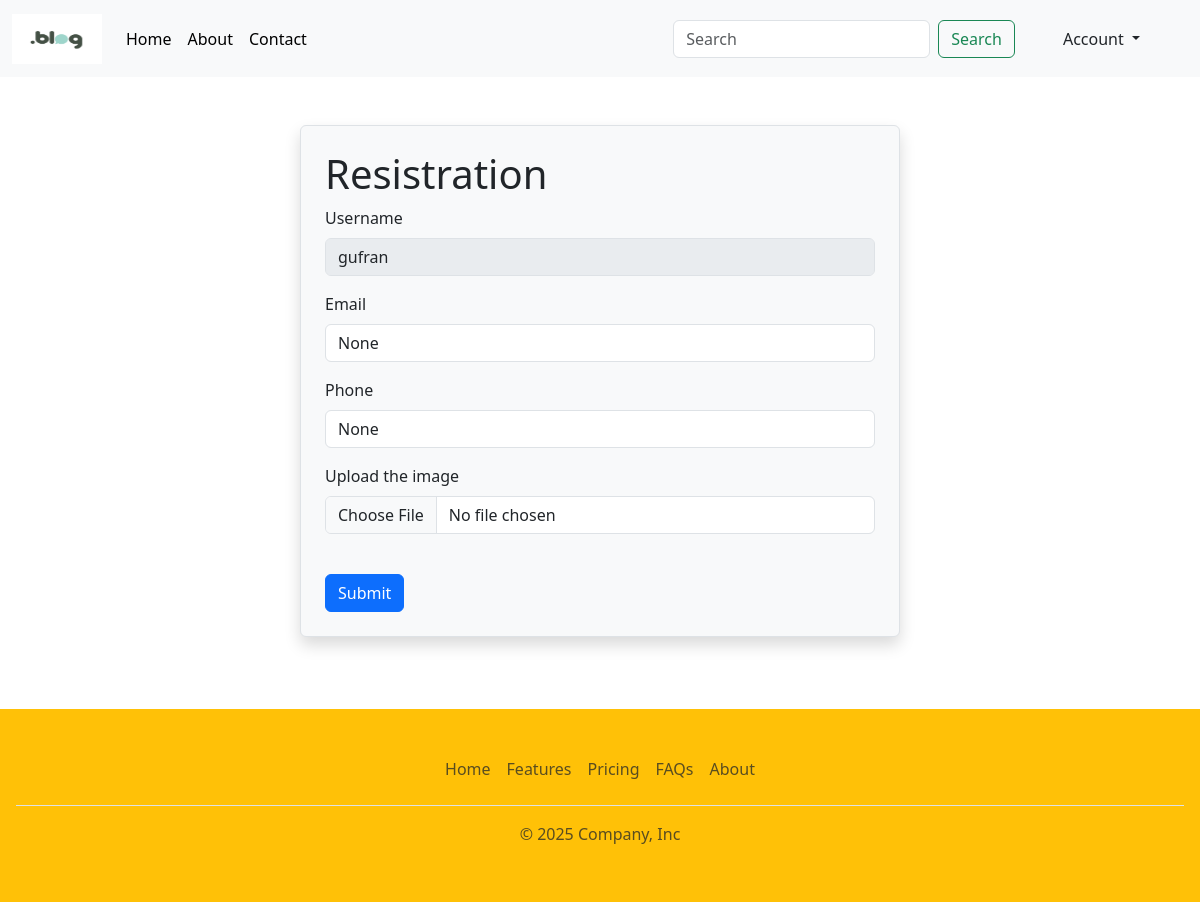
The page /edit-profile (signed in) on the database its author committed.
### models.py (models this page shows)
class User(db.Model,UserMixin):
    id= db.Column(db.Integer,primary_key=True)
    username= db.Column(db.String(50),unique=True,nullable=False)
    password= db.Column(db.String(50),nullable=False)
    email = db.Column(db.String(120), unique=True, nullable=True, default= '')  # New
    phone = db.Column(db.String(15), unique=True, nullable=True,default= '')    # New
    image = db.Column(db.String(100), nullable=True,default='default.jpg')
    blogs = db.relationship('Blog', backref='author', lazy=True)

### app.py (the view, shortened to what this page needs)
@app.route('/edit-profile',methods= ['GET','POST'])
def edit_profile():
    profile= db.session.get(User,current_user.id)
    return render_template("edit_profile.html",profile=profile)

### app.py (called while the page is built)
@login_manager.user_loader
def load_user(user_id):
    return User.query.get(int(user_id))

### templates/edit_profile.html
{% extends 'base.html' %}
{% block content %}
<div class="d-flex justify-content-center my-5">
    <div class="p-4 w-50 h-50 border rounded shadow bg-light">
        <h1>Resistration</h1>
        <form method="POST" enctype="multipart/form-data">
            <div class="mb-3">
                <label for="exampleInputEmail1" class="form-label">Username</label>
                <input type="text" name="username" value="{{profile.username}}" class="form-control" id="exampleInputEmail1" aria-describedby="emailHelp" disabled>
            </div>
            <div class="mb-3">
                <label for="exampleInputEmail1" class="form-label">Email</label>
                <input type="email" name="email" value="{{ profile.email }}" class="form-control" id="exampleInputEmail1" aria-describedby="emailHelp">
            </div>
            <div class="mb-3">
                <label for="exampleInputEmail1" class="form-label">Phone</label>
                <input type="text" name="phone" value="{{profile.phone}}" class="form-control" id="exampleInputEmail1" aria-describedby="emailHelp">
            </div>
            <div class="mb-3">
                <label for="image" class="form-label">Upload the image</label>
                <input type="file" name="image" value="{{profile.image}}" id="image" class="form-control"><br>
            </div>
            <button type="submit" class="btn btn-primary">Submit</button>
        </form>
    </div>
</div>
{% endblock %}

### templates/base.html (style rules this page uses)
html, body { height: 100%; margin: 0; }

### rows shown on the page
User: username "gufran", email "None", phone "None"
